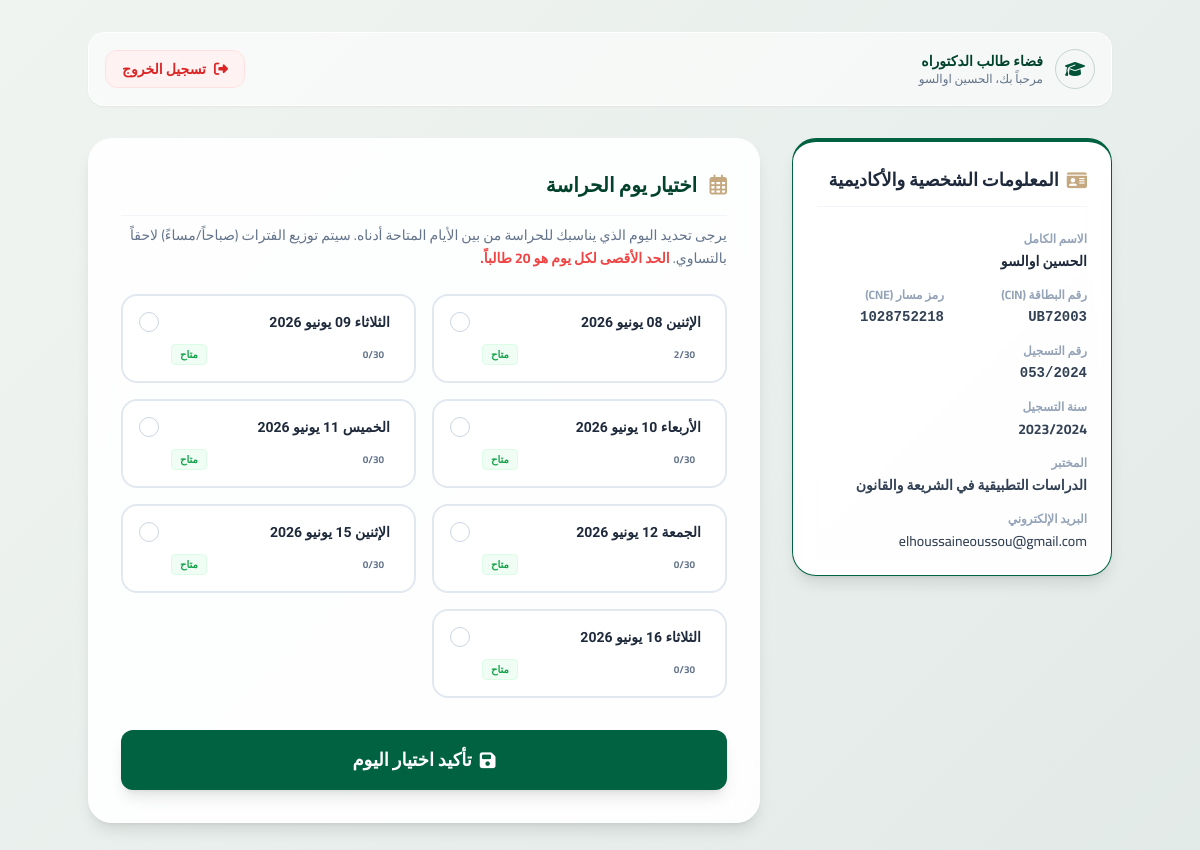
/student/dashboard (signed in), run on the app's committed database.
### tables this page shows
CREATE TABLE students (
        id INTEGER PRIMARY KEY AUTOINCREMENT,
        anne_inscription TEXT,
        nins TEXT,
        nom_complet TEXT NOT NULL,
        prenom TEXT,
        cne TEXT,
        cin TEXT NOT NULL UNIQUE,
        labo TEXT,
        situation TEXT,
        email TEXT,
        chosen_day TEXT DEFAULT NULL,
        assigned_period TEXT DEFAULT NULL,
        email_sent INTEGER DEFAULT 0,
        registration_date TIMESTAMP DEFAULT NULL
    , assigned_session_id INTEGER DEFAULT NULL REFERENCES sessions(id));

CREATE TABLE days (
        id INTEGER PRIMARY KEY AUTOINCREMENT,
        day_label TEXT NOT NULL UNIQUE,
        day_date TEXT NOT NULL,
        max_capacity INTEGER DEFAULT 20,
        is_active INTEGER DEFAULT 1
    );

### app.py (the view)
@app.route('/student/dashboard')
def student_dashboard():
    cin = session.get('student_cin')
    if not cin:
        return redirect(url_for('index'))
    conn = get_db()
    cursor = conn.cursor()
    cursor.execute('''
        SELECT s.*, se.track as session_track, se.module_name as session_module,
               se.time_slot as session_time, se.semester as session_semester, se.group_label as session_group
        FROM students s
        LEFT JOIN sessions se ON s.assigned_session_id = se.id
        WHERE UPPER(s.cin) = ?
    ''', (cin.upper(),))
    student = cursor.fetchone()
    if not student:
        session.pop('student_cin', None)
        return redirect(url_for('index'))
    cursor.execute('''
        SELECT d.*,
               (SELECT COUNT(*) FROM students s WHERE s.chosen_day = d.day_label) as registered_count
        FROM days d
        WHERE d.is_active = 1
    ''')
    all_days = [dict(row) for row in cursor.fetchall()]
    available_days = [d for d in all_days if d['registered_count'] < d['max_capacity']]
    conn.close()
    return render_template('student_dashboard.html', student=dict(student), days=available_days, all_days=all_days)

### app.py (called while the page is built)
def get_db():
    conn = sqlite3.connect(DB_PATH)
    conn.row_factory = sqlite3.Row
    return conn

### templates/student_dashboard.html (shortened to what this page needs)
<!DOCTYPE html>
<html lang="ar" dir="rtl">
<head>
    <link rel="stylesheet" href="https://cdnjs.cloudflare.com/ajax/libs/font-awesome/6.4.0/css/all.min.css">
    <script src="https://cdn.tailwindcss.com"></script>
</head>
<body class="py-8 px-4 sm:px-6 lg:px-8 text-slate-800">
    <div class="max-w-5xl mx-auto">
        <div class="flex justify-between items-center mb-8 bg-white/60 p-4 rounded-2xl shadow-sm border border-white">
            <div class="flex items-center gap-3">
                <div class="w-10 h-10 bg-brand-50 rounded-full flex items-center justify-center text-brand-600 border border-brand-200">
                    <i class="fa-solid fa-graduation-cap"></i>
                </div>
                <div>
                    <h2 class="text-sm font-bold text-brand-700 font-tajawal">فضاء طالب الدكتوراه</h2>
                    <p class="text-xs text-slate-500">مرحباً بك، {{ student.nom_complet }}</p>
                </div>
            </div>
            <a href="{{ url_for('student_logout') }}" class="px-4 py-2 bg-red-50 hover:bg-red-100 text-red-600 text-sm font-bold rounded-xl transition-colors flex items-center gap-2 border border-red-100">
                <i class="fa-solid fa-right-from-bracket"></i> تسجيل الخروج
            </a>
        </div>
        <div class="grid grid-cols-1 lg:grid-cols-3 gap-8">
            <div class="lg:col-span-1">
                <div class="glass-card rounded-3xl p-6 border-t-4 border-brand-500 shadow-lg sticky top-8">
                    <h3 class="text-lg font-bold text-slate-800 mb-6 flex items-center gap-2 border-b border-slate-100 pb-3">
                        <i class="fa-solid fa-id-card text-accent-gold"></i> المعلومات الشخصية والأكاديمية
                    </h3>
                    <div class="space-y-4 text-sm">
                        <div>
                            <span class="block text-xs font-bold text-slate-400 mb-1">الاسم الكامل</span>
                            <span class="block font-extrabold text-slate-800">{{ student.nom_complet }}</span>
                        </div>
                        <div class="grid grid-cols-2 gap-4">
                            <div>
                                <span class="block text-xs font-bold text-slate-400 mb-1">رقم البطاقة (CIN)</span>
                                <span class="block font-bold text-slate-700 font-mono text-right" style="direction: ltr;">{{ student.cin }}</span>
                            </div>
                            <div>
                                <span class="block text-xs font-bold text-slate-400 mb-1">رمز مسار (CNE)</span>
                                <span class="block font-bold text-slate-700 font-mono text-right" style="direction: ltr;">{{ student.cne }}</span>
                            </div>
                        </div>
                        <div>
                            <span class="block text-xs font-bold text-slate-400 mb-1">رقم التسجيل</span>
                            <span class="block font-bold text-slate-700 font-mono text-right" style="direction: ltr;">{{ student.nins }}</span>
                        </div>
                        <div>
                            <span class="block text-xs font-bold text-slate-400 mb-1">سنة التسجيل</span>
                            <span class="block font-bold text-slate-700">{{ student.anne_inscription }}</span>
                        </div>
                        <div>
                            <span class="block text-xs font-bold text-slate-400 mb-1">المختبر</span>
                            <span class="block font-semibold text-slate-700">{{ student.labo }}</span>
                        </div>
                        <div>
                            <span class="block text-xs font-bold text-slate-400 mb-1">البريد الإلكتروني</span>
                            <span class="block font-medium text-slate-700 text-right" style="direction: ltr;">{{ student.email }}</span>
                        </div>
                    </div>
                </div>
            </div>
            <div class="lg:col-span-2">
                {% if student.chosen_day %}
                    <div class="glass-card rounded-3xl p-8 border border-green-200 shadow-lg text-center relative overflow-hidden bg-white/80">
                        <div class="absolute -top-10 -right-10 w-40 h-40 bg-green-50 rounded-full opacity-50 pointer-events-none"></div>
                        <div class="absolute -bottom-10 -left-10 w-32 h-32 bg-brand-50 rounded-full opacity-50 pointer-events-none"></div>
                        <div class="inline-flex items-center justify-center w-20 h-20 bg-green-100 text-green-600 rounded-full mb-6 border-4 border-white shadow-sm">
                            <i class="fa-solid fa-calendar-check text-4xl"></i>
                        </div>
                        <h2 class="text-2xl font-extrabold text-slate-800 mb-2">تم تسجيل اختيارك بنجاح!</h2>
                        <p class="text-slate-500 mb-8 max-w-md mx-auto">لقد قمت بتأكيد يوم الحراسة الخاص بك. سيقوم المشرف بتحديد الفترة لاحقاً وسنرسل لك التفاصيل عبر البريد.</p>
                        <div class="bg-slate-50 border border-slate-200 rounded-2xl p-6 inline-block w-full max-w-sm mx-auto text-right shadow-inner">
                            <span class="block text-xs font-bold text-slate-400 mb-2">اليوم المختار:</span>
                            <span class="block text-xl font-extrabold text-brand-700 font-tajawal mb-4">{{ student.chosen_day }}</span>
                            {% if student.session_module %}
                                <div class="mt-4 pt-4 border-t border-slate-200 text-right space-y-3">
                                    <div>
                                        <span class="block text-xs font-bold text-slate-400 mb-0.5">المسلك المعين:</span>
                                        <span class="block font-bold text-slate-800 text-sm">{{ student.session_track }}</span>
                                    </div>
                                    <div>
                                        <span class="block text-xs font-bold text-slate-400 mb-0.5">حصة الحراسة (المادة):</span>
                                        <span class="block font-bold text-brand-700 text-base font-tajawal">{{ student.session_module }}</span>
                                    </div>
                                    <div class="grid grid-cols-2 gap-4">
                                        <div>
                                            <span class="block text-xs font-bold text-slate-400 mb-0.5">التوقيت:</span>
                                            <span class="inline-flex items-center gap-1 text-xs font-bold px-2 py-1 rounded bg-brand-50 text-brand-700 border border-brand-100">
                                                <i class="fa-regular fa-clock"></i> {{ student.session_time }}
                                            </span>
                                        </div>
                                        <div>
                                            <span class="block text-xs font-bold text-slate-400 mb-0.5">الفصل والمجموعة:</span>
                                            <span class="block font-bold text-slate-700 text-xs mt-1">{{ student.session_semester }} - {{ student.session_group }}</span>
                                        </div>
                                    </div>
                                </div>
                            {% else %}
                                <span class="block text-xs font-bold text-slate-400 mb-2">الفترة الزمنية:</span>
                                {% if student.assigned_period %}
                                    <span class="inline-flex items-center gap-1.5 px-3 py-1.5 bg-brand-100 text-brand-700 rounded-lg font-bold">
                                        <i class="fa-regular fa-clock"></i> {{ student.assigned_period }}
                                    </span>
                                {% else %}
                                    <span class="inline-flex items-center gap-1.5 px-3 py-1.5 bg-amber-50 text-amber-600 rounded-lg font-bold border border-amber-200">
                                        <i class="fa-solid fa-hourglass-half"></i> قيد التحديد من طرف المشرف
                                    </span>
                                {% endif %}
                            {% endif %}
                        </div>
                        <div class="mt-8 pt-6 border-t border-slate-100 text-xs text-slate-400 flex items-center justify-center gap-2">
                            <i class="fa-solid fa-circle-info text-brand-500"></i> لا يمكن تغيير اليوم المختار إلا من خلال إدارة الكلية.
                        </div>
                    </div>
                {% else %}
                    <div class="glass-card rounded-3xl p-6 sm:p-8 shadow-lg bg-white/90">
                        <h2 class="text-xl font-extrabold text-brand-700 mb-2 border-b border-slate-100 pb-4">
                            <i class="fa-regular fa-calendar-days text-accent-gold ml-2"></i> اختيار يوم الحراسة
                        </h2>
                        <p class="text-slate-500 text-sm mb-6 leading-relaxed">يرجى تحديد اليوم الذي يناسبك للحراسة من بين الأيام المتاحة أدناه. سيتم توزيع الفترات (صباحاً/مساءً) لاحقاً بالتساوي. <strong class="text-red-500">الحد الأقصى لكل يوم هو 20 طالباً.</strong></p>
                        <form action="{{ url_for('choose_day') }}" method="POST">
                            <div class="grid grid-cols-1 sm:grid-cols-2 gap-4 mb-8">
                                {% for day in all_days %}
                                    {% set is_full = day.registered_count >= day.max_capacity %}
                                    <label class="relative border-2 rounded-2xl p-4 transition-all {% if is_full %}border-red-100 bg-red-50/30 opacity-70 cursor-not-allowed{% else %}border-slate-200 bg-white cursor-pointer hover:border-brand-300 hover:shadow-md{% endif %}">
                                        {% if not is_full %}
                                            <div class="absolute inset-0 border-2 border-transparent rounded-2xl peer-checked:border-brand-500 pointer-events-none transition-colors"></div>
                                            <div class="absolute top-4 left-4 w-5 h-5 rounded-full border border-slate-300 flex items-center justify-center peer-checked:bg-brand-500 peer-checked:border-brand-500 transition-all">
                                            </div>
                                        {% endif %}
                                        <div class="pr-2 {% if not is_full %}pl-8{% endif %}">
                                            <span class="block text-sm font-extrabold text-slate-800 font-tajawal mb-2">{{ day.day_label }}</span>
                                            <div class="flex justify-between items-center mt-3">
                                                <div class="flex items-center gap-1.5">
                                                    <span class="text-[10px] font-bold text-slate-500" dir="ltr">{{ day.registered_count }}/{{ day.max_capacity }}</span>
                                                </div>
                                                {% if is_full %}
                                                    <span class="text-[10px] font-bold bg-red-100 text-red-600 px-2 py-0.5 rounded border border-red-200">ممتلئ</span>
                                                {% else %}
                                                    <span class="text-[10px] font-bold bg-green-50 text-green-600 px-2 py-0.5 rounded border border-green-100">متاح</span>
                                                {% endif %}
                                            </div>
                                        </div>
                                    </label>
                                {% endfor %}
                            </div>
                            <button type="submit" class="w-full py-4 bg-brand-500 hover:bg-brand-600 text-white font-bold rounded-xl shadow-lg hover:shadow-brand-500/20 transition-all flex justify-center items-center gap-2 text-lg">
                                <i class="fa-solid fa-floppy-disk"></i> تأكيد اختيار اليوم
                            </button>
                        </form>
                    </div>
                {% endif %}
            </div>
        </div>
    </div>
</body>
</html>

### templates/student_dashboard.html (style rules this page uses)
body { font-family: 'Cairo', 'Tajawal', sans-serif; background: linear-gradient(135deg, #f0f4f1 0%, #e2eae7 100%); min-height: 100vh; }
.glass-card { background: rgba(255, 255, 255, 0.95); backdrop-filter: blur(10px); border: 1px solid rgba(255, 255, 255, 0.2); box-shadow: 0 20px 40px rgba(0, 0, 0, 0.05); }

### data on the page
students: nom_complet "الحسين اوالسو", cin "UB72003", cne "1028752218", nins "053/2024", anne_inscription "2023/2024", labo "الدراسات التطبيقية في الشريعة والقانون", email "elhoussaineoussou@gmail.com"
days: day_label "الإثنين 08 يونيو 2026", registered_count "2", max_capacity "30"
days: day_label "الثلاثاء 09 يونيو 2026", registered_count "0", max_capacity "30"
days: day_label "الأربعاء 10 يونيو 2026", registered_count "0", max_capacity "30"
days: day_label "الخميس 11 يونيو 2026", registered_count "0", max_capacity "30"
days: day_label "الجمعة 12 يونيو 2026", registered_count "0", max_capacity "30"
days: day_label "الإثنين 15 يونيو 2026", registered_count "0", max_capacity "30"
days: day_label "الثلاثاء 16 يونيو 2026", registered_count "0", max_capacity "30"
